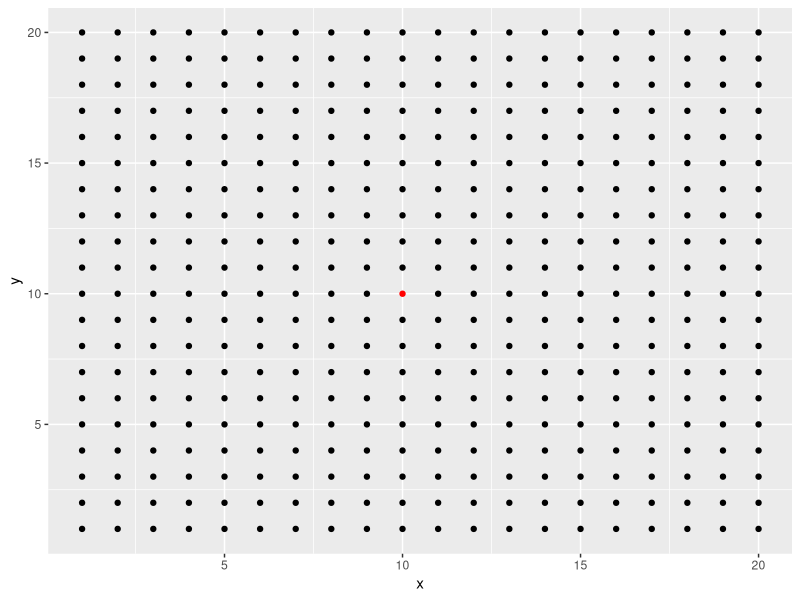
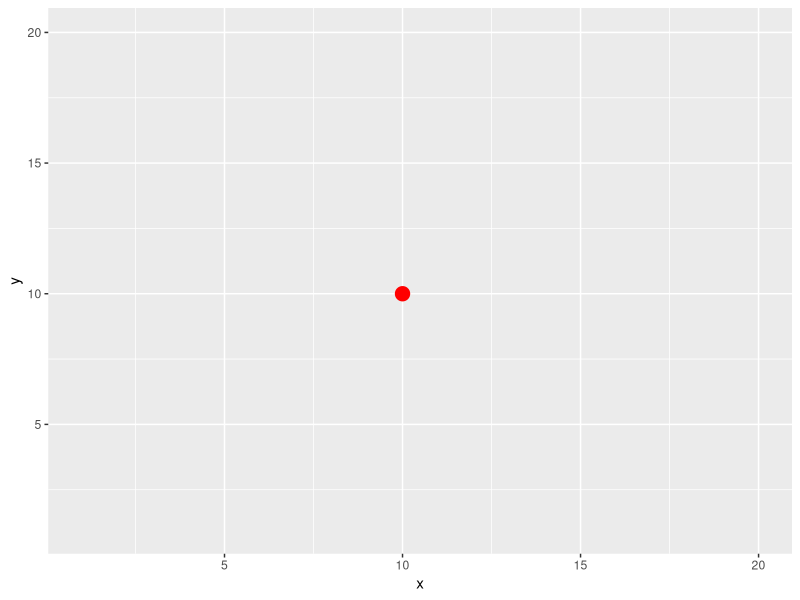
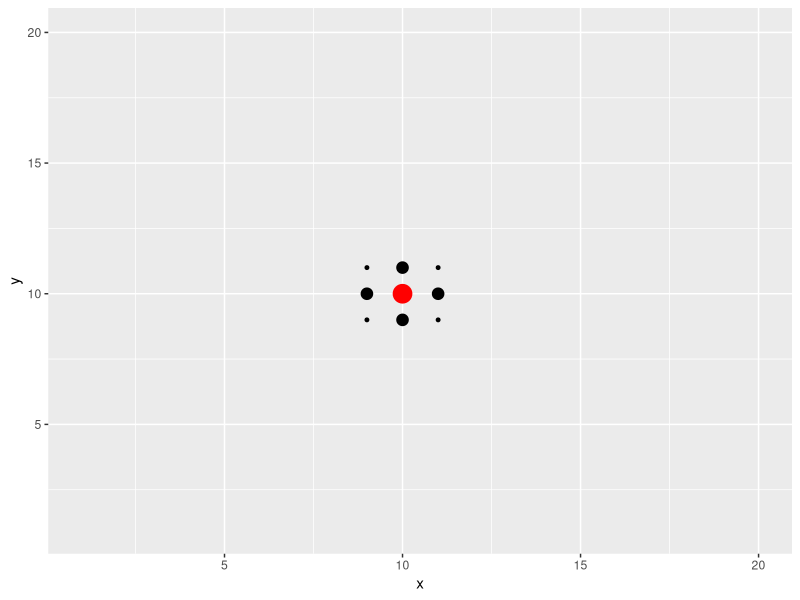
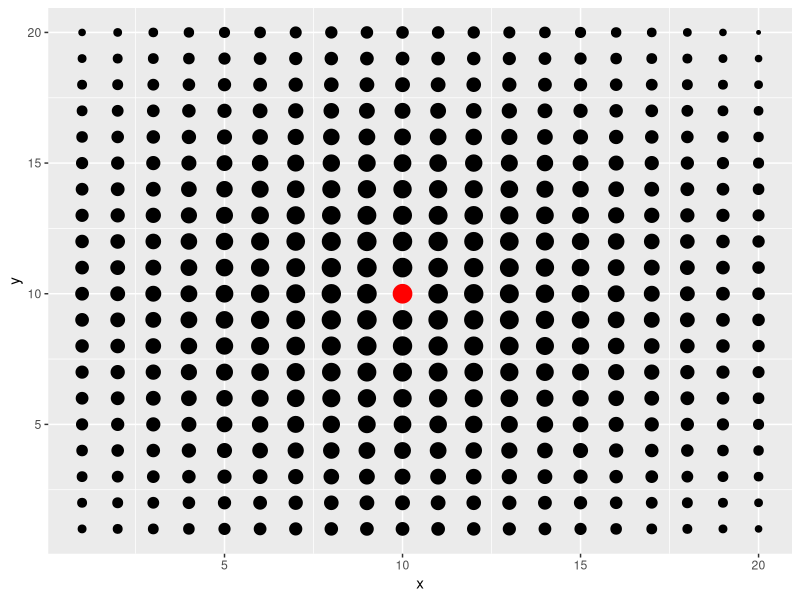

Write the R code that produced these figures, in order.
## ---- chunk 1
knitr::opts_chunk$set(
  collapse = TRUE,
  comment = "#>"
)
## ---- chunk 2
library(ggplot2)
#generate coordiantes
coord = expand.grid(c(1:20),c(1:20))
colnames(coord) = c('x','y')
#get distance matrix
D = as.matrix(dist(coord,method = 'euclidean',diag = T))
#extract center distances
D = D[190,]
#make center circle red to distinguish 
red = rep('black',length(D))
red[190] = 'red'
#make dataframe
coord = data.frame(coord,D,red)
ggplot(coord,aes(x,y,color = red))+geom_point()+
  scale_color_manual(red, values = c("black", "red"))+ theme(legend.position="none")
## ---- chunk 3
#input your own sigma value
sigma = 0.001
#compute kernel similarities
coord_sigma_small = coord
coord_sigma_small$D = exp(-coord_sigma_small$D^2/sigma^2)
#make small similarities 0
coord_sigma_small$D[coord_sigma_small$D<0.05] = 0
#plot similarities (size of dot = bigger similarity)
ggplot(coord_sigma_small,aes(x,y,size=ifelse(D==0, NA, D),color = red))+geom_point()+
  scale_color_manual(red, values = c("black", "red"))+ theme(legend.position="none")
## ---- chunk 4
#input your own sigma value
sigma = 1
#compute kernel similarities
coord_sigma_small = coord
coord_sigma_small$D = exp(-coord_sigma_small$D^2/sigma^2)
#make small similarities 0
coord_sigma_small$D[coord_sigma_small$D<0.05] = 0
#plot similarities (size of dot = bigger similarity)
ggplot(coord_sigma_small,aes(x,y,size=ifelse(D==0, NA, D),color = red))+geom_point()+
  scale_color_manual(red, values = c("black", "red"))+ theme(legend.position="none")
## ---- chunk 5
#input your own sigma value
sigma = 10
#compute kernel similarities
coord_sigma_small = coord
coord_sigma_small$D = exp(-coord_sigma_small$D^2/sigma^2)
#make small similarities 0
coord_sigma_small$D[coord_sigma_small$D<0.05] = 0
#plot similarities (size of dot = bigger similarity)
ggplot(coord_sigma_small,aes(x,y,size=ifelse(D==0, NA, D),color = red))+geom_point()+
  scale_color_manual(red, values = c("black", "red"))+ theme(legend.position="none")
